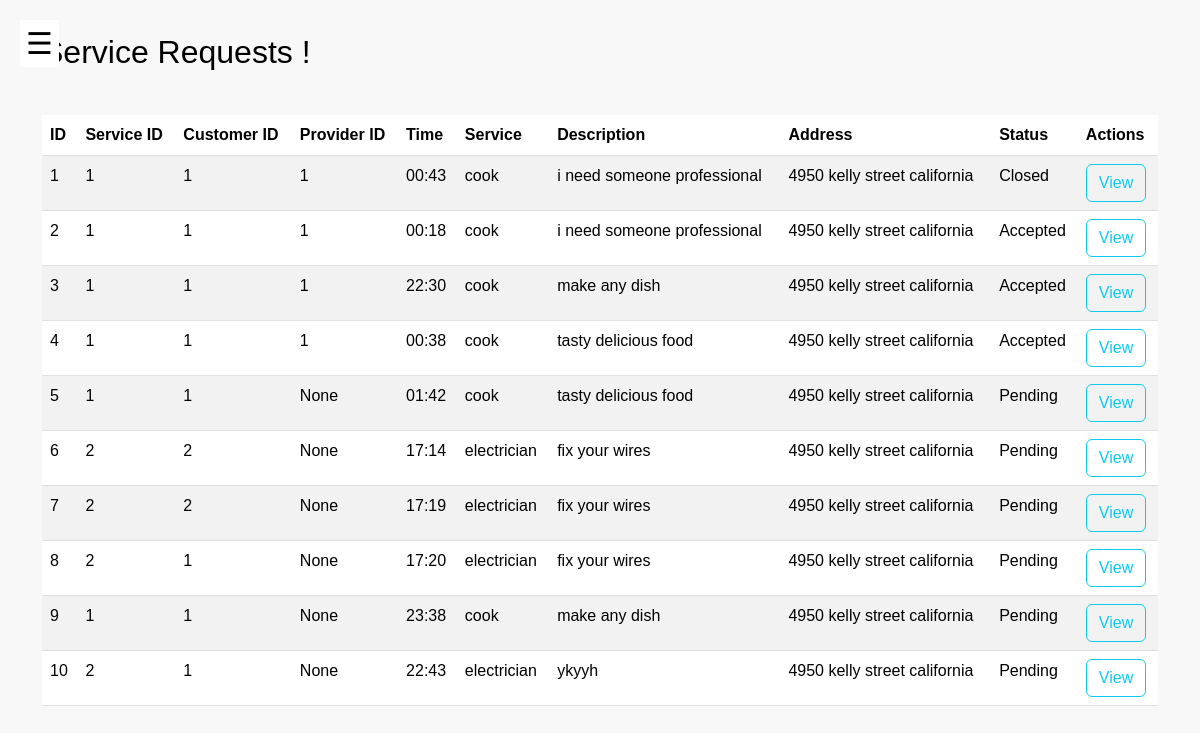
/servicerequest_admin (signed in), run on the app's committed database.
### models.py (models this page shows, shortened)
class ServiceRequest(db.Model):
    id = db.Column(db.Integer, primary_key=True)
    service_id = db.Column(db.Integer, db.ForeignKey('service.id'), nullable=False)
    customer_id = db.Column(db.Integer, db.ForeignKey('customer.id'), nullable=False)
    provider_id = db.Column(db.Integer, db.ForeignKey('provider.id'), nullable=True)
    date_requested = db.Column(db.DateTime, default=func.current_timestamp())
    time = db.Column(db.String(8), nullable=False)
    service_type = db.Column(db.String(32), nullable=False)
    remarks = db.Column(db.String(512), nullable=True)
    description = db.Column(db.String(512), nullable=True)
    service_address = db.Column(db.String(512), nullable=False)
    status = db.Column(db.String(32), nullable=False, default='Pending')
    rating = db.Column(db.Integer, nullable=True)
    review = db.Column(db.Text, nullable=True)

### app.py (the view)
@app.route('/servicerequest_admin')
def servicerequest_admin():
    if 'username' in session:
        customer = Customer.query.filter_by().first()
        service_requests = ServiceRequest.query.filter_by().all()
        return render_template('servicerequest_admin.html', service_requests=service_requests, active_page = 'service requests')
    return redirect('/servicerequest_admin.html')

### templates/servicerequest_admin.html (shortened to what this page needs)
{% extends 'layout.html' %}
{% block more_css %}
<link rel="stylesheet" href="{{ url_for('static', filename='css/customer_dashboard.css') }}">
{% endblock %}
{% block content %}
<button class="open-btn" onclick="toggleNavbar()">☰</button>
<div class="container">
  <div class="header-container">
    <h2>Service Requests !</h2>
  </div>
  <br>
  <table class="table table-striped">
    <thead>
      <tr>
        <th>ID</th>
        <th>Service ID</th>
        <th>Customer ID</th>
        <th>Provider ID</th>
        <th>Time</th>
        <th>Service</th>
        <th>Description</th>
        <th>Address</th>
        <th>Status</th>
        <th>Actions</th>
      </tr>
    </thead>
    <tbody>
      {% for service_request in service_requests %}
      <tr>
        <td>{{ service_request.id }}</td>
        <td>{{ service_request.service_id }}</td>
        <td>{{ service_request.customer_id }}</td>
        <td>{{ service_request.provider_id }}</td>
        <td>{{ service_request.time }}</td>
        <td>{{ service_request.service_type }}</td>
        <td>{{ service_request.description }}</td>
        <td>{{ service_request.service_address }}</td>
        <td>{{ service_request.status }}</td>
        <td>
          <a href="{{ url_for('view_service_request', service_request_id=service_request.id) }}"
            class="btn btn-outline-info">View</a>
        </td>
      </tr>
      {% endfor %}
    </tbody>
  </table>
</div>
{% endblock %}

### static/css/customer_dashboard.css (style rules this page uses)
body { font-family: Arial, sans-serif; margin: 0; padding: 0; background-color: #f8f8f8; color: black; }
.open-btn { font-size: 30px; cursor: pointer; position: fixed; top: 20px; left: 20px; background-color: white; border: none; }

### templates/servicerequest_admin.html (style rules this page uses)
.header-container { display: flex; justify-content: space-between; align-items: center; margin-top: 33px; margin-bottom: 20px; }
.header-container h2 { margin: 0; }

### data on the page
ServiceRequest: id "1", service_id "1", customer_id "1", provider_id "1", time "00:43", service_type "cook", description "i need someone professional", service_address "4950 kelly street california", status "Closed"
ServiceRequest: id "2", service_id "1", customer_id "1", provider_id "1", time "00:18", service_type "cook", description "i need someone professional", service_address "4950 kelly street california", status "Accepted"
ServiceRequest: id "3", service_id "1", customer_id "1", provider_id "1", time "22:30", service_type "cook", description "make any dish", service_address "4950 kelly street california", status "Accepted"
ServiceRequest: id "4", service_id "1", customer_id "1", provider_id "1", time "00:38", service_type "cook", description "tasty delicious food", service_address "4950 kelly street california", status "Accepted"
ServiceRequest: id "5", service_id "1", customer_id "1", provider_id "None", time "01:42", service_type "cook", description "tasty delicious food", service_address "4950 kelly street california", status "Pending"
ServiceRequest: id "6", service_id "2", customer_id "2", provider_id "None", time "17:14", service_type "electrician", description "fix your wires", service_address "4950 kelly street california", status "Pending"
ServiceRequest: id "7", service_id "2", customer_id "2", provider_id "None", time "17:19", service_type "electrician", description "fix your wires", service_address "4950 kelly street california", status "Pending"
ServiceRequest: id "8", service_id "2", customer_id "1", provider_id "None", time "17:20", service_type "electrician", description "fix your wires", service_address "4950 kelly street california", status "Pending"
ServiceRequest: id "9", service_id "1", customer_id "1", provider_id "None", time "23:38", service_type "cook", description "make any dish", service_address "4950 kelly street california", status "Pending"
ServiceRequest: id "10", service_id "2", customer_id "1", provider_id "None", time "22:43", service_type "electrician", description "ykyyh", service_address "4950 kelly street california", status "Pending"
